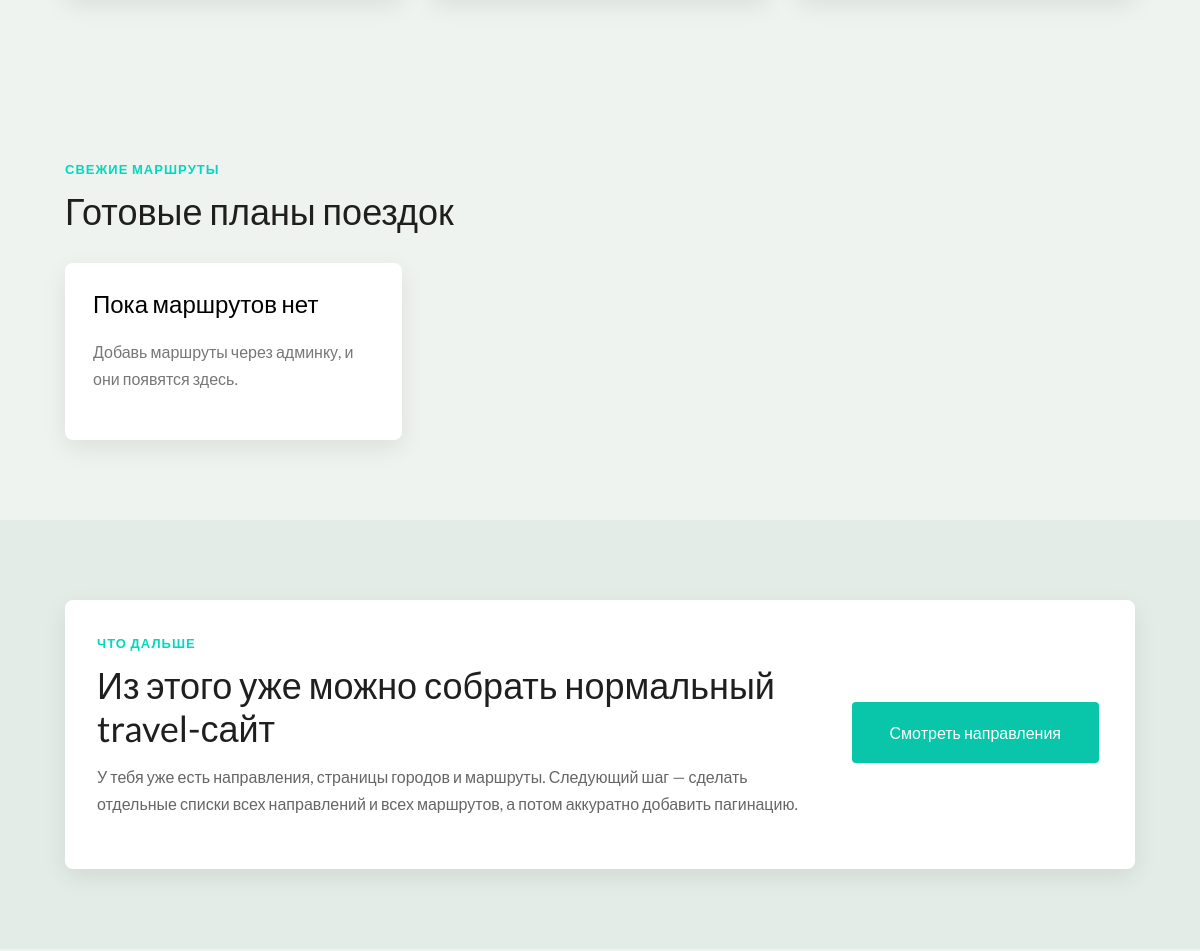
The app's page / (middle part), older data.
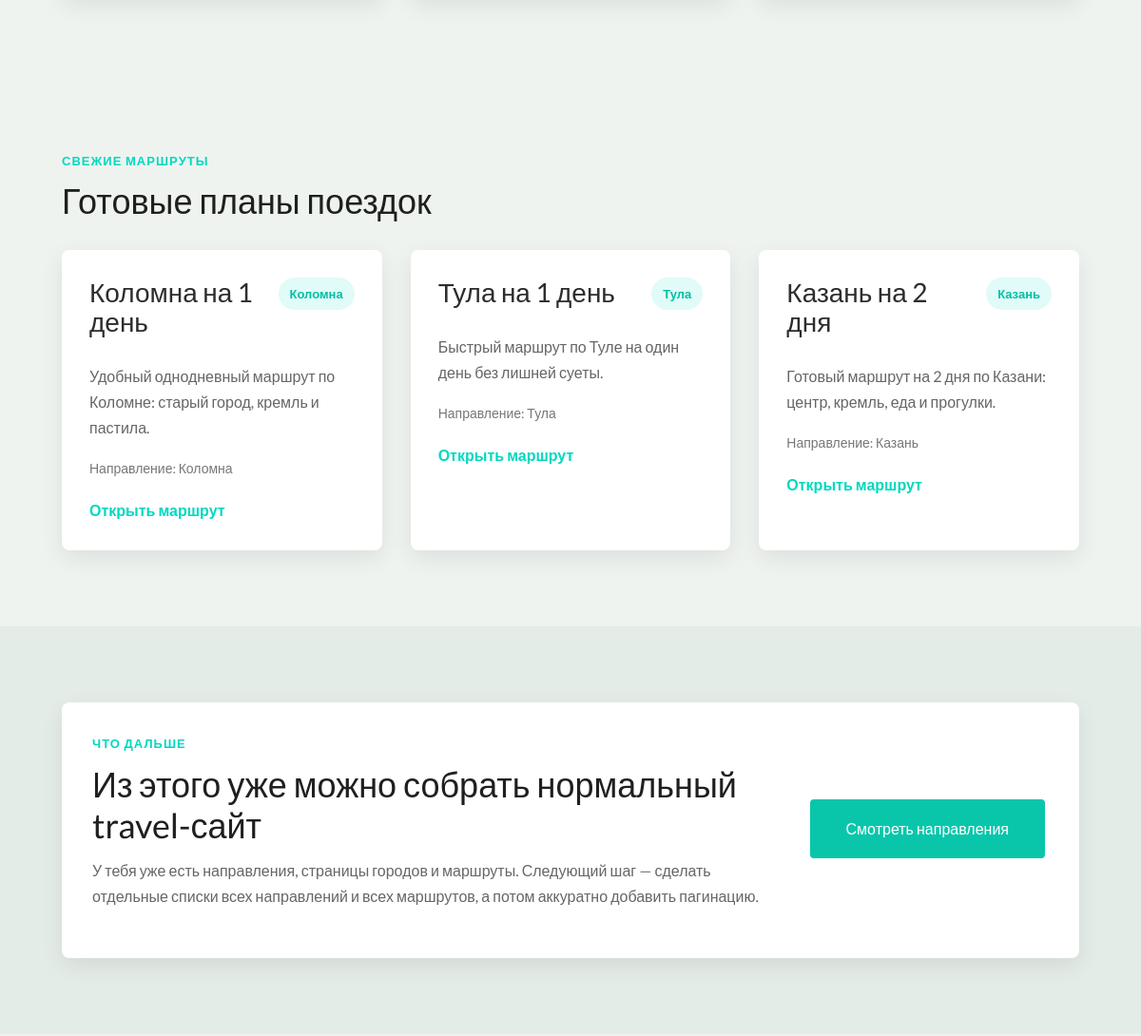
The same page, newer data.
### routes/models.py (models this page shows, shortened)
class Route(models.Model):
    destination = models.ForeignKey(
        Destination,
        on_delete=models.CASCADE,
        related_name="routes",
        verbose_name="Направление",
    )
    title = models.CharField("Название маршрута", max_length=200)
    slug = models.SlugField("Слаг", unique=True)
    short_description = models.CharField("Короткое описание", max_length=255)
    estimated_time = models.CharField(
        "Ориентировочное время",
        max_length=100,
        blank=True,
    )
    route_includes = models.TextField(
        "Что входит в маршрут",
        blank=True,
    )
    suitable_for = models.TextField(
        "Подходит кому",
        blank=True,
    )
    content = models.TextField("Полный текст", blank=True)
    is_published = models.BooleanField("Опубликовано", default=True)
    created_at = models.DateTimeField("Создано", auto_now_add=True)
    class Meta:
        verbose_name = "Маршрут"
        verbose_name_plural = "Маршруты"
        ordering = ["title"]
    def get_absolute_url(self):
        return reverse("routes:detail", kwargs={"slug": self.slug})

### destinations/models.py (models this page shows, shortened)
class Destination(models.Model):
    TRANSPORT_CHOICES = [
        ("train", "Поезд"),
        ("car", "Машина"),
        ("bus", "Автобус"),
        ("plane", "Самолет"),
        ("mixed", "Несколько вариантов"),
    ]
    name = models.CharField("Название", max_length=100)
    slug = models.SlugField("Слаг", unique=True)
    short_description = models.CharField("Короткое описание", max_length=255)
    description = models.TextField("Полное описание", blank=True)
    how_to_get = models.TextField("Как добраться", blank=True)
    what_to_see = models.TextField("Что посмотреть", blank=True)
    budget = models.CharField("Бюджет", max_length=255, blank=True)
    days_count = models.CharField("На сколько дней", max_length=100, blank=True)
    transport_type = models.CharField(
        "Лучший транспорт",
        max_length=20,
        choices=TRANSPORT_CHOICES,
        blank=True,
    )
    hero_image = models.ImageField(
        "Hero фото",
        upload_to="destinations/heroes/",
        blank=True,
        null=True,
    )
    gallery_image_1 = models.ImageField(
        "Галерея фото 1",
        upload_to="destinations/gallery/",
        blank=True,
        null=True,
    )
    gallery_image_2 = models.ImageField(
        "Галерея фото 2",
        upload_to="destinations/gallery/",
        blank=True,
        null=True,
    )
    gallery_image_3 = models.ImageField(
        "Галерея фото 3",
        upload_to="destinations/gallery/",
        blank=True,
        null=True,
    )
    is_published = models.BooleanField("Опубликовано", default=True)
    created_at = models.DateTimeField("Создано", auto_now_add=True)
    class Meta:
        verbose_name = "Направление"
        verbose_name_plural = "Направления"
        ordering = ["name"]
    def get_absolute_url(self):
        return reverse("destinations:detail", kwargs={"slug": self.slug})

### core/views.py (the view)
# urls.py: path("", home, name="home"),
def home(request):
    destinations = Destination.objects.filter(is_published=True).order_by("name")[:6]
    latest_routes = Route.objects.filter(is_published=True).select_related("destination").order_by("-created_at")[:6]
    return render(
        request,
        "core/home.html",
        {
            "destinations": destinations,
            "latest_routes": latest_routes,
        },
    )

### core/templates/core/home.html (shortened to what this page needs)
{% extends "base.html" %}
{% load static %}
{% block content %}
<section class="section" id="destinations">
</section>
<section class="section">
    <div class="gtco-container">
        <div class="section-head">
            <div>
                <p class="section-kicker">Свежие маршруты</p>
                <h2 class="section-title">Готовые планы поездок</h2>
            </div>
        </div>
        <div class="cards cards-3">
            {% for route in latest_routes %}
                <a href="{{ route.get_absolute_url }}" class="card destination-card card-clickable">
                    <div class="card-top">
                        <h3>{{ route.title }}</h3>
                        <span class="tag">{{ route.destination.name }}</span>
                    </div>
                    <p class="card-text">{{ route.short_description }}</p>
                    <div class="meta-list">
                        <span class="meta-item">
                            Направление: {{ route.destination.name }}
                        </span>
                    </div>
                    <span class="card-link">Открыть маршрут</span>
                </a>
            {% empty %}
                <div class="empty-box">
                    <h3>Пока маршрутов нет</h3>
                    <p>Добавь маршруты через админку, и они появятся здесь.</p>
                </div>
            {% endfor %}
        </div>
    </div>
</section>
<section class="section section-soft">
    <div class="gtco-container">
        <div class="promo-box">
            <div>
                <p class="section-kicker">Что дальше</p>
                <h2 class="section-title">Из этого уже можно собрать нормальный travel-сайт</h2>
                <p class="promo-text">
                    У тебя уже есть направления, страницы городов и маршруты.
                    Следующий шаг — сделать отдельные списки всех направлений и всех маршрутов,
                    а потом аккуратно добавить пагинацию.
                </p>
            </div>
            <div class="promo-actions">
                <a href="/destinations/" class="btn btn-primary btn-lg" style="color: #ffffff !important;">Смотреть направления</a>
            </div>
        </div>
    </div>
</section>
{% endblock %}

Row changes from the older to the newer data that the page shows:
added Route: title "Коломна на 1 день", destination.name "Коломна", short_description "Удобный однодневный маршрут по Коломне: старый город, кремль и пастила."
added Route: title "Тула на 1 день", destination.name "Тула", short_description "Быстрый маршрут по Туле на один день без лишней суеты."
added Route: title "Казань на 2 дня", destination.name "Казань", short_description "Готовый маршрут на 2 дня по Казани: центр, кремль, еда и прогулки."
Text that changed along with them:
text no longer shown: "Пока маршрутов нет Добавь маршруты через админку, и они появятся здесь."
